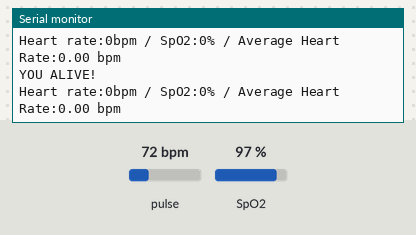
The sketch below on a simulated ESP32. Parts: the last lines printed to the serial monitor. Inputs (shaded band) come from the test bench; at power-on: pulse 72 bpm, SpO2 97 %. WiFi joins after 1.5 s; servers stay silent unless stated.

Above: at 4.7 s.
4.8 s: pulse set to 42 bpm
At 6.2 s:
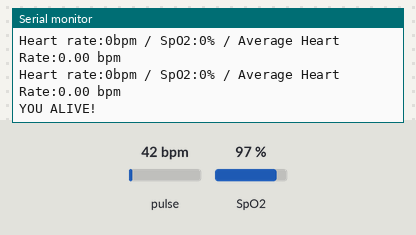
6.3 s: SpO2 set to 80 %
At 7.1 s:
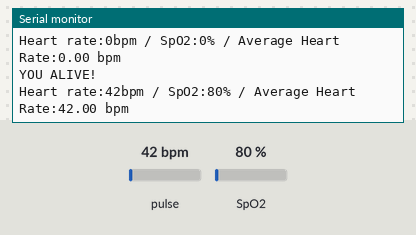
7.8 s: pulse set to 70 bpm
At 11.3 s:
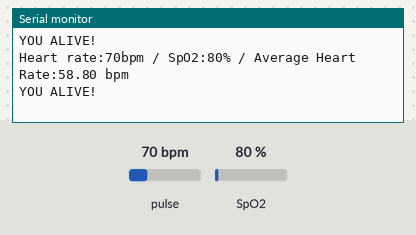
Timing chart, 0 to 12.8 s (numbered marks = the images above; inputs shaded):
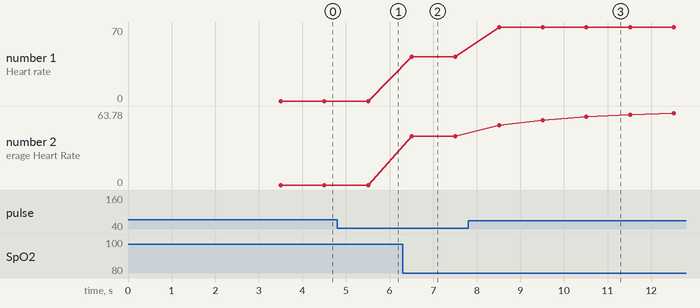

Measured:
- after the input at 6.3 s, the serial monitor: prints a new line after 0.21 s (image 2)
- after the input at 7.8 s, the serial monitor: prints a new line after 0.71 s (image 3)
- plotted number 1: 42 → 70 after the input at 7.8 s
- plotted number 2: 42 → 63.78 after the input at 7.8 s

The sketch:

DAN2.ino
```cpp
#include <Wire.h>
#include <WiFi.h>
#include "MAX30100_PulseOximeter.h"
#include <UrlEncode.h>
#include <HTTPClient.h>

#define REPORTING_PERIOD_MS     1000
#define HEART_RATE_ARRAY_SIZE   10

// DEFINIÇÕES WIFI
const char* ssid = "C-137";
const char* password = "18e457b313";

//DEFINIÇÕES P/CALLME BOT
String phoneNumber = "+351963151007";
String apiKey = "7129350";

// Create a PulseOximeter object
PulseOximeter pox;

// Time at which the last beat occurred
uint32_t tsLastReport = 0;

// Array to store the heart rate values of the last HEART_RATE_ARRAY_SIZE seconds
int heartRateArray[HEART_RATE_ARRAY_SIZE];
int zeroBpmCount;

// Callback routine is executed when a pulse is detected
void onBeatDetected()
{
    Serial.println("YOU ALIVE!");
}

void setup()
{
    Serial.begin(115200);
    Serial.print("A inicializar MAX30100..");

    // CONECTAR WIFI
    WiFi.begin(ssid, password);
    Serial.println("A conectar via WiFi");
    while(WiFi.status() != WL_CONNECTED)
    {
      delay(250);
      Serial.print(".");
    }
    Serial.println("");
    Serial.print("Conectado com Sucesso!");
    Serial.print("IP: ");
    Serial.println(WiFi.localIP());
    Serial.println("");

    // TENTATIVA DE INICIAR
    if (!pox.begin())
    {
        Serial.println("FAILED");
        for(;;);
    }
    else
    {
        Serial.println("Ligado com sucesso");
        delay(2000);
    }

    // Configure sensor to use 7.6mA for LED drive
    pox.setIRLedCurrent(MAX30100_LED_CURR_46_8MA);
    // Register a callback routine
    pox.setOnBeatDetectedCallback(onBeatDetected);

    // Initialize the heart rate array with default values
    for (int i = 0; i < HEART_RATE_ARRAY_SIZE; i++)
    {
        heartRateArray[i] = -1;
    }
}

// CÓDIGO EDITADO PARA USO DO CALLMEBOT.
// CÓDIGO ORIGINAL DISPONIVEL EM CALLMEBOT.COM
void sendMessage(String message)
{
  // Data to send with HTTP POST
  String url = "https://api.callmebot.com/whatsapp.php?phone=" + phoneNumber + "&apikey=" + apiKey + "&text=" + urlEncode(message);
  HTTPClient http;
  http.begin(url);

  // Specify content-type header
  http.addHeader("Content-Type", "application/x-www-form-urlencoded");

  // Send HTTP POST request
  int httpResponseCode = http.POST(url);
  if (httpResponseCode == 200){
    Serial.print("Mensagem enviada com sucesso");
  }
  else{
    Serial.println("Erro ao enviar mensagem");
    Serial.print("HTTP response code: ");
    Serial.println(httpResponseCode);
  }

  // Free resources
  http.end();
}

void loop()
{
    // Update the sensor values
    pox.update();

    // Check if enough time has elapsed since the last report
    if (millis() - tsLastReport > REPORTING_PERIOD_MS)
    {
        // Read the heart rate value from the sensor
        int heartRate = pox.getHeartRate();

        // Store the new heart rate value at the end of the array
        if (heartRate > 0) {
            for (int i = 0; i < HEART_RATE_ARRAY_SIZE - 1; i++)
            {
                heartRateArray[i] = heartRateArray[i + 1];
            }
            heartRateArray[HEART_RATE_ARRAY_SIZE - 1] = heartRate;
        }

        // Calculate the average heart rate over the last HEART_RATE_ARRAY_SIZE seconds
        int sum = 0;
        int count = 0;
        for (int i = 0; i < HEART_RATE_ARRAY_SIZE; i++) {
            if (heartRateArray[i] != -1) {
                sum += heartRateArray[i];
                count++;
            }
        }
        float averageHeartRate = (count > 0) ? (float)sum / count : 0;

        // Print the heart rate and SpO2 values to the serial monitor along with the unit of measurement
        Serial.print("Heart rate:");
        Serial.print(heartRate);
        Serial.print("bpm / SpO2:");
        Serial.print(pox.getSpO2());
        Serial.print("% / Average Heart Rate:");
        Serial.print(averageHeartRate);
        Serial.println(" bpm");

        // Reset the timer if bpm is not 0
        if (heartRate > 0)
        {
          zeroBpmCount = 0;
        }
        else
        {
            // Increment the timer if bpm is 0
          zeroBpmCount++;
        }
            // Call the function if 10 seconds have elapsed with 0 bpm readings
            if (zeroBpmCount >= 7)
            {
                sendMessage("Você Faleceu.. Uma tristeza = (");
                zeroBpmCount = 0;
            }
        // Update the last report time
        tsLastReport = millis();
    }
}
```
